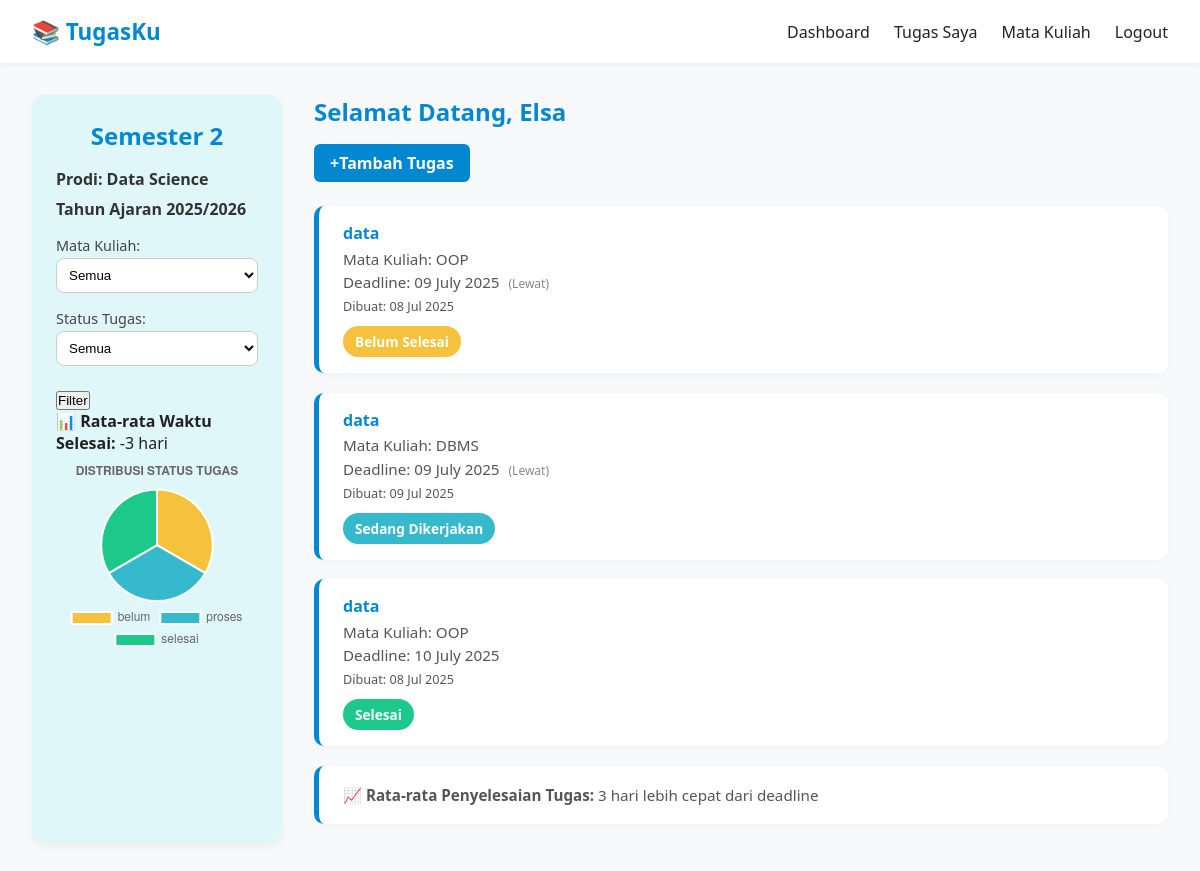
Screenshot of /dashboard.php (signed in) with the database file from the repository.
### tables this page shows
CREATE TABLE `tugas` (
  `id_tugas` int(11) NOT NULL,
  `id_user` int(11) NOT NULL,
  `id_mk` int(11) NOT NULL,
  `judul` varchar(100) DEFAULT NULL,
  `deadline` date DEFAULT NULL,
  `Status` enum('belum','proses','selesai') DEFAULT 'belum',
  `dibuat_pada` timestamp NOT NULL DEFAULT current_timestamp(),
  `tanggal_selesai` timestamp NOT NULL DEFAULT current_timestamp()
);

CREATE TABLE `mata_kuliah` (
  `id_mk` int(11) NOT NULL,
  `Nama_mk` varchar(100) NOT NULL,
  `deskripsi` text DEFAULT NULL
);

### dashboard.php (the view, shortened to what this page needs)
<?php
require 'koneksi.php';
$id_user = $_SESSION['user_id'];
$sql = "SELECT t.id_tugas, t.judul, m.Nama_mk, t.deadline, t.Status, t.tanggal_selesai, t.dibuat_pada
        FROM tugas t
        JOIN mata_kuliah m ON t.id_mk = m.id_mk
        WHERE t.id_user = ?";
$sql .= " ORDER BY t.deadline ASC";
$stmt = $conn->prepare($sql);
$stmt->bind_param("i", $id_user);
$stmt->execute();
$result = $stmt->get_result();
$queryChart = "SELECT Status, COUNT(*) as jumlah FROM tugas WHERE id_user = ? GROUP BY Status";
$stmtChart = $conn->prepare($queryChart);
$stmtChart->bind_param("i", $id_user);
$stmtChart->execute();
$resultChart = $stmtChart->get_result();
$status_labels = [];
$status_values = [];
while ($row = $resultChart->fetch_assoc()) {
    $status_labels[] = $row['Status'];
    $status_values[] = $row['jumlah'];
}
$queryAvg = "SELECT AVG(DATEDIFF(tanggal_selesai, deadline)) AS rata_selesai
             FROM tugas
             WHERE id_user = ? AND Status = 'selesai' AND tanggal_selesai IS NOT NULL";
$stmtAvg = $conn->prepare($queryAvg);
$stmtAvg->bind_param("i", $id_user);
$stmtAvg->execute();
$resultAvg = $stmtAvg->get_result()->fetch_assoc();
$rata_selesai = is_null($resultAvg['rata_selesai']) ? 0 : round($resultAvg['rata_selesai'], 1);
?>
<!DOCTYPE html>
<html lang="id">
<head>
  <link rel="stylesheet" href="style_dashboard.css">
</head>
<body>
  <nav class="navbar">
    <div class="logo">📚 TugasKu</div>
    <ul class="nav-menu">
      <li><a href="dashboard.php">Dashboard</a></li>
      <li><a href="Tugassaya.php">Tugas Saya</a></li>
      <li><a href="matkul.php">Mata Kuliah</a></li>
      <li><a href="index.html">Logout</a></li>
    </ul>
  </nav>
  <div class="container">
    <aside class="sidebar">
      <center><h1>Semester 2</h1></center>
      <h3>Prodi: Data Science</h3>
      <h3>Tahun Ajaran 2025/2026</h3>
      <form method="get" action="dashboard.php">
        <label>Mata Kuliah:</label>
        <select name="filter_mk">
          <option value="">Semua</option>
        </select>
        <label>Status Tugas:</label>
        <select name="filter_status">
          <option value="">Semua</option>
        </select>
        <br><br>
        <button type="submit">Filter</button>
      </form>
      <div class="sidebar-summary">
        <p><strong>📊 Rata-rata Waktu Selesai:</strong> <?= $rata_selesai ?> hari</p>
      </div>
      <canvas id="statusChart" width="200" height="200"></canvas>
    </aside>
    <main class="main-content">
      <div class="main-wrapper">
      <h2 id="welcome-message">Selamat Datang, <?= htmlspecialchars($_SESSION['nama']) ?></h2>
      <a href="tambah-tugas.php" class="btn-tambah">+Tambah Tugas</a>
      <?php if ($result->num_rows > 0): ?>
        <?php while ($row = $result->fetch_assoc()):
          $deadline = new DateTime($row['deadline']);
          $today = new DateTime(date('Y-m-d'));
          $interval = $today->diff($deadline);
          $sisa_hari = $interval->format('%r%a');
        ?>
        <div class="card">
          <h4><?= htmlspecialchars($row['judul']) ?></h4>
          <p>Mata Kuliah: <?= htmlspecialchars($row['Nama_mk']) ?></p>
          <p>
            Deadline: <?= date('d F Y', strtotime($row['deadline'])) ?>
            <?php if ($sisa_hari <= 0 && ($row['Status'] == 'belum' || $row['Status'] == 'proses')): ?>
              <span class="sisa-hari">(Lewat)</span>
            <?php elseif (in_array($row['Status'], ['belum', 'proses'])): ?>
              <span class="sisa-hari">(H-<?= $sisa_hari ?>)</span>
            <?php endif; ?>
          </p>
          <p><small>Dibuat: <?= date('d M Y', strtotime($row['dibuat_pada'])) ?></small></p>
          <span class="badge <?= strtolower($row['Status']) ?>">
            <?=
              strtolower($row['Status']) == 'belum' ? 'Belum Selesai' :
              (strtolower($row['Status']) == 'proses' ? 'Sedang Dikerjakan' : 'Selesai')
            ?>
          </span>
        </div>
        <?php endwhile; ?>
      <?php else: ?>
        <div class="card"><p>Belum ada tugas.</p></div>
      <?php endif; ?>
      <div class="card summary">
        <p><strong>📈 Rata-rata Penyelesaian Tugas:</strong>
        <?= $rata_selesai >= 0 ? "{$rata_selesai} hari lebih lambat dari deadline" : abs($rata_selesai) . " hari lebih cepat dari deadline" ?>
        </p>
      </div>
      </div>
    </main>
  </div>
  <script>
    const ctx = document.getElementById('statusChart').getContext('2d');
    const statusChart = new Chart(ctx, {
        type: 'pie',
        data: {
            labels: <?= json_encode($status_labels) ?>,
            datasets: [{
                data: <?= json_encode($status_values) ?>,
                backgroundColor: ['#f6c23e', '#36b9cc', '#1cc88a'],
            }]
        },
        options: {
            responsive: true,
            plugins: {
                legend: { position: 'bottom' },
                title: { display: true, text: 'DISTRIBUSI STATUS TUGAS' }
            }
        }
    });
  </script>
</body>
</html>

### style_dashboard.css (style rules this page uses)
:root { --biru-muda: #e0f7fa; --biru: #0288d1; --hijau: #4caf50; --hijau-muda: #e8f5e9; --putih: #ffffff; --abu: #f8f9fa; --teks-utama: #212121; --teks-lembut: #555; }
* { margin: 0; padding: 0; box-sizing: border-box; }
body { font-family: 'Segoe UI', sans-serif; background-color: var(--abu); color: var(--teks-utama); }
.navbar { background-color: var(--putih); padding: 1rem 2rem; display: flex; justify-content: space-between; align-items: center; box-shadow: 0 2px 5px rgba(0, 0, 0, 0.05); }
.logo { font-size: 1.4rem; font-weight: bold; color: var(--biru); }
.nav-menu { list-style: none; display: flex; gap: 1.5rem; }
.nav-menu a { text-decoration: none; color: var(--teks-utama); font-weight: 500; }
.container { display: flex; padding: 2rem; gap: 2rem; }
.sidebar { background-color: var(--biru-muda); padding: 1.5rem; width: 250px; border-radius: 12px; box-shadow: 0 4px 10px rgba(0, 0, 0, 0.05); }
.sidebar h1 { color: var(--biru); margin-bottom: 1rem; }
.sidebar h3 { margin: 0.5rem 0; font-size: 1rem; color: #333; }
.sidebar label { display: block; margin-top: 1rem; margin-bottom: 0.2rem; font-size: 0.9rem; color: #444; }
.sidebar select { width: 100%; padding: 0.5rem; border-radius: 8px; border: 1px solid #ccc; background-color: white; }
.main-content { flex: 1; }
.main-content h2 { margin-bottom: 1rem; color: var(--biru); }
.btn-tambah { display: inline-block; background-color: var(--biru); color: var(--putih); padding: 0.5rem 1rem; border-radius: 6px; text-decoration: none; font-weight: bold; margin-bottom: 1.5rem; transition: background-color 0.3s ease; }
.card { background-color: var(--putih); padding: 1rem 1.5rem; margin-bottom: 1.2rem; border-radius: 10px; border-left: 5px solid var(--biru); box-shadow: 0 2px 8px rgba(0, 0, 0, 0.03); }
.card h4 { color: var(--biru); margin-bottom: 0.3rem; }
.card p { font-size: 0.95rem; color: var(--teks-lembut); margin: 0.2rem 0; }
.sisa-hari { font-size: 0.75rem; color: #888; margin-left: 5px; }
.badge { display: inline-block; padding: 6px 12px; font-size: 0.85rem; font-weight: bold; border-radius: 20px; color: white; margin-top: 8px; }
.badge.belum { background-color: #f6c23e; }
.badge.proses { background-color: #36b9cc; }
.badge.selesai { background-color: #1cc88a; }

### rows the page displays
tugas: judul "data", id_mk.Nama_mk "OOP", deadline "09 July 2025", Status "(Lewat)", dibuat_pada "08 Jul 2025"
tugas: judul "data", id_mk.Nama_mk "DBMS", deadline "09 July 2025", Status "(Lewat)", dibuat_pada "09 Jul 2025"
tugas: judul "data", id_mk.Nama_mk "OOP", deadline "10 July 2025", dibuat_pada "08 Jul 2025", Status "Selesai"

### other values shown
$rata_selesai "-3"
$_SESSION['nama'] "Elsa"
abs($rata_selesai) "3"
chart data {{ json_encode($status_labels) }} ["belum","proses","selesai"]
chart data {{ json_encode($status_values) }} [1,1,1]
